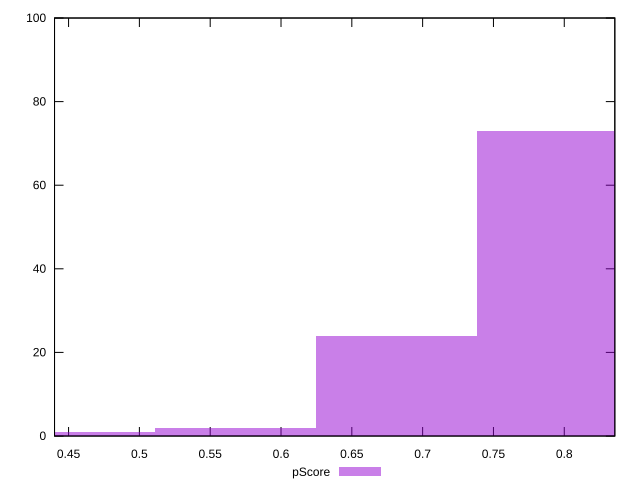

The script that saved this image:
reset

$pScore <<EOF
0.5680496058087967 2
0.7952694481323154 73
0.6816595269705561 24
0.4544396846470374 1
EOF

set key outside below
set boxwidth 0.11360992116175934
set xrange [0.44008867236423704:0.8356990436477496]
set yrange [0:100]
set trange [0:100]
set style fill transparent solid 0.5 noborder
set terminal svg size 640, 490 enhanced background rgb 'white'
set output "report_00015_2021-02-09T16-11-33.973Z/interactive/samples/pages+cached+noadtech+nomedia+nocss/pScore/histogram.svg"

plot $pScore title "pScore" with boxes

reset
